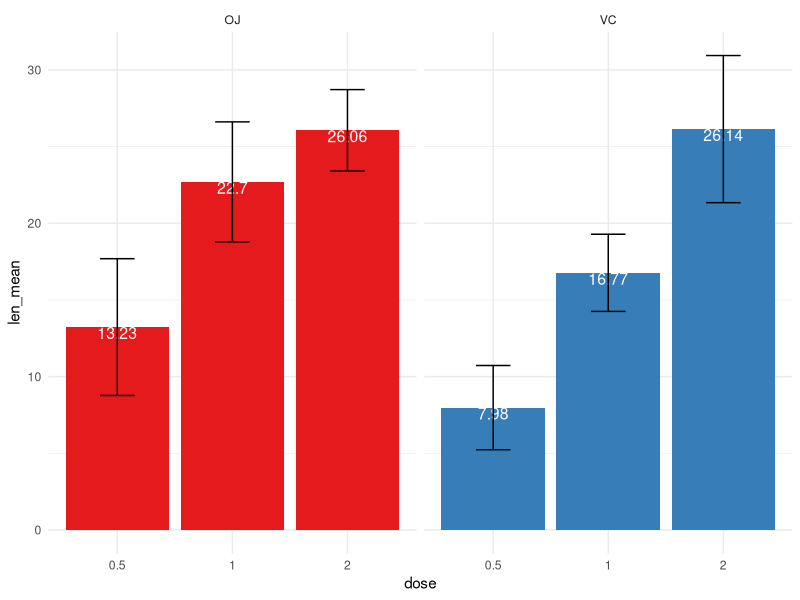
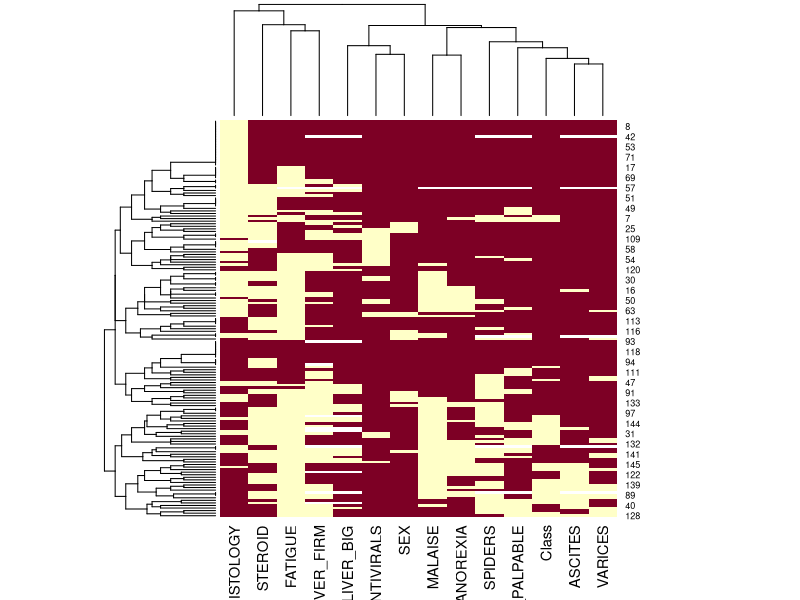
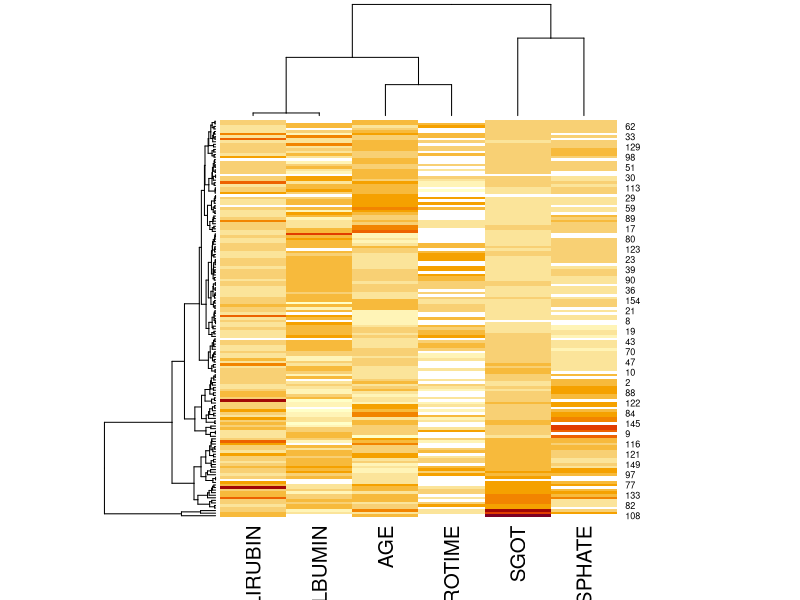
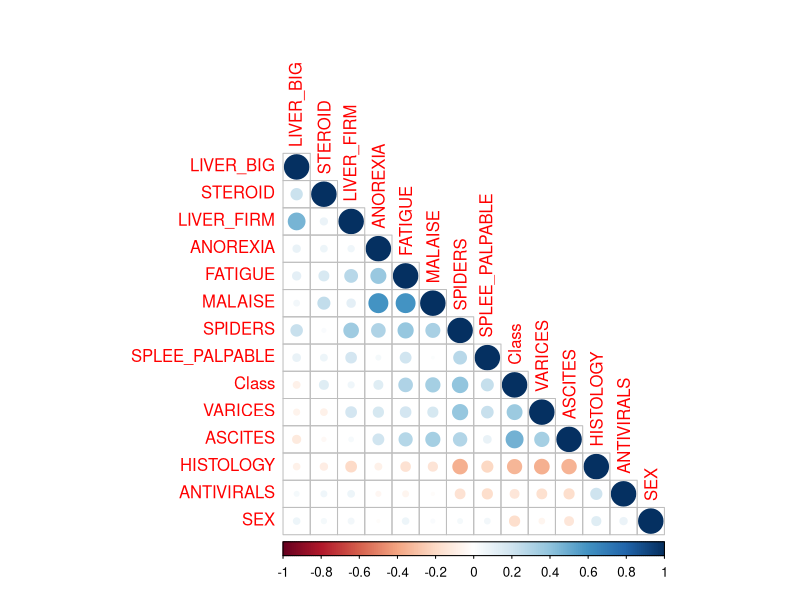

Reproduce these figures in R, in order.
## ---- chunk 1
knitr::opts_chunk$set(error = TRUE, fig.align="center")
## ---- chunk 2
library("tidyverse")
## ---- chunk 3
# To refresh some data wrangling steps from the previous workshop
TG_summarised <- ToothGrowth %>% 
  # Group the data
  group_by(supp, dose = factor(dose)) %>% add_tally() %>% 
  # Calculate mean, sd y number of samples per group
  summarise(len_mean = mean(len), sd = sd(len), n = max(n)) 
## ---- chunk 4
# An example of barplot in ggplot
TG_summarised %>% 
  ggplot(aes(x = dose, y = len_mean, fill = supp)) + 
  # Non-stacked barplots
  geom_bar(stat = "identity") +
  # Add values inside the bars
  geom_text(aes(label = len_mean), color = "white", vjust = 1, size = 4) +
  # Add the error bars
  geom_errorbar(aes(ymin = len_mean - sd, ymax = len_mean + sd), 
                position = position_dodge(.9), width = 0.3) +
  # Split barplots by supp and remove the legend
  facet_wrap( ~ supp) + guides(fill = "none") +
  # change visual template and colors
  theme_minimal() + scale_fill_brewer(palette = "Set1")
## ---- chunk 5
clean_hepatitis <- read_csv("./material/clean_hepatitis.csv")

clean_hepatitis <- clean_hepatitis %>% mutate_if(is.character, as.factor)
## ---- chunk 6
# Selec
hep_mat_factors <- clean_hepatitis %>% 
                               select_if(is.factor) %>% 
                               mutate_all(as.numeric) %>% as.matrix()

hep_mat_numeric <- hep_mat_numeric <- clean_hepatitis %>% select_if(is.numeric) %>% as.matrix()
## ---- chunk 7
# The scale is set to "none" since the values are already comparable
heatmap(hep_mat_factors, scale="none")
## ---- chunk 8
heatmap(hep_mat_numeric, scale="col")
## ---- chunk 9
cormat <- cor(hep_mat_factors, use = "pairwise.complete.obs", method = "pearson")
## ---- chunk 10
library(corrplot)
corrplot(cormat, type = "lower", order = "AOE")
